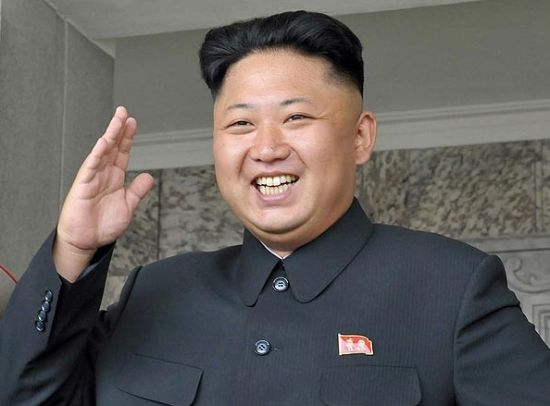
//> input picture TextureSynthesis/picture/Image.jpg, 550 x 406 px
$ ./TextureSynthesis   (built with g++ and OpenCV 4)
//> lines starting //> are read from the running program, lines starting //| are printed output that depends on the picture
### TextureSynthesis/codes/stdafx.h
// stdafx.h : include file for standard system include files,
// or project specific include files that are used frequently, but
// are changed infrequently
//

#pragma once

#include "targetver.h"

#include <stdio.h>
#include <tchar.h>


// TODO: reference additional headers your program requires here

### TextureSynthesis/codes/TextureSynthesis.cpp
#include "stdafx.h"
#include <iostream>
#include <opencv2/opencv.hpp>

/* run this program using the console pauser or add your own getch, system("pause") or input loop */
using namespace std;
using namespace cv;
int main(int argc, char** argv) {
	// [38 lines of commented-out code are left out]
		Mat kim1 = imread("Image.jpg");
//> kim1 is the input picture: 406 rows x 550 cols, CV_8UC3; mean B, G, R 91.9, 94.4, 98
		Mat kim2 = imread("Image.jpg");
		int rows = kim1.rows;
//> rows = 406
		int cols = kim1.cols;
//> cols = 550
		int i = 0; // iterator variable
		int j = 0; // iterator variable

		Mat kimCreate;
		kimCreate.create(rows, 2 * cols, CV_8UC3);
		namedWindow("Kim  copyRight: codingstory", WINDOW_AUTOSIZE);
		for (i = 0; i < rows; i++) {
			for (j = 0; j < cols; j++) {
				Vec3b RGB = kim1.at<Vec3b>(i, j);
				uchar blue = RGB.val[0];
				uchar green = RGB.val[1];
				uchar red = RGB.val[2];

				kimCreate.at<Vec3b>(i, j) = RGB;
			}
		}
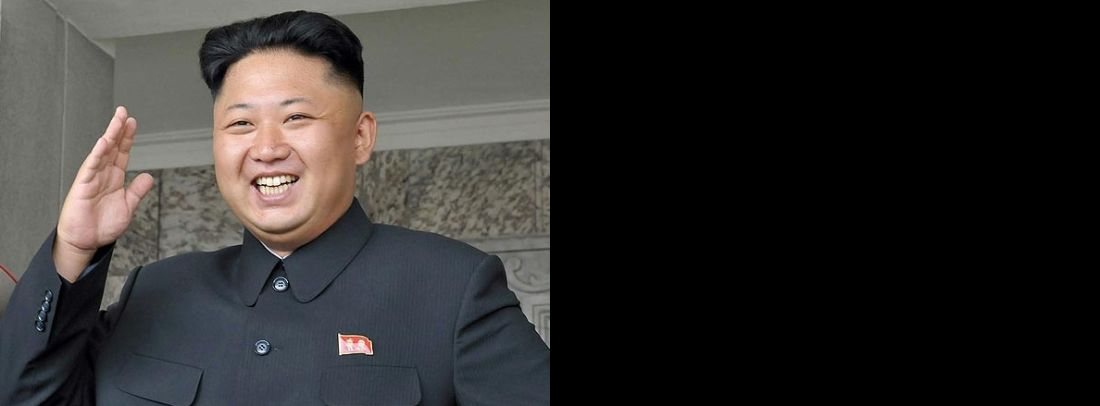
//> kimCreate: 406 rows x 1100 cols, CV_8UC3; mean B, G, R 45.9, 47.2, 49
		for (i = 0; i < rows; i++) {
			for (j = 0; j < cols; j++) {
				Vec3b RGB = kim2.at<Vec3b>(i, j);
				uchar blue = RGB.val[0];
				uchar green = RGB.val[1];
				uchar red = RGB.val[2];

				kimCreate.at<Vec3b>(i, j + cols) = RGB;
			}
		}
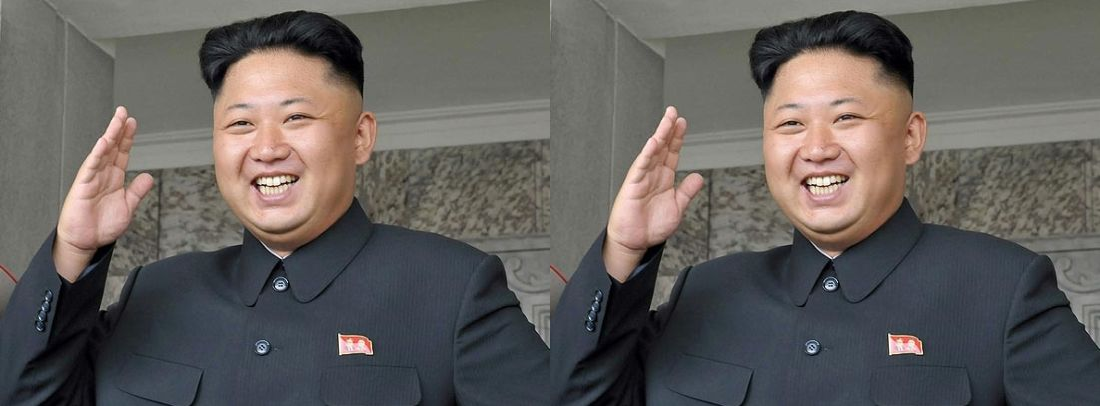
//> kimCreate: 406 rows x 1100 cols, CV_8UC3; mean B, G, R 91.9, 94.4, 98

		cout << "ROWS: " << rows << endl;
//| ROWS: 406
		cout << "COLS: " << cols << endl;
//| COLS: 550

		imshow("Kim  copyRight: codingstory", kimCreate);
		cout << endl;

		waitKey(0);

		return 0;
	}
